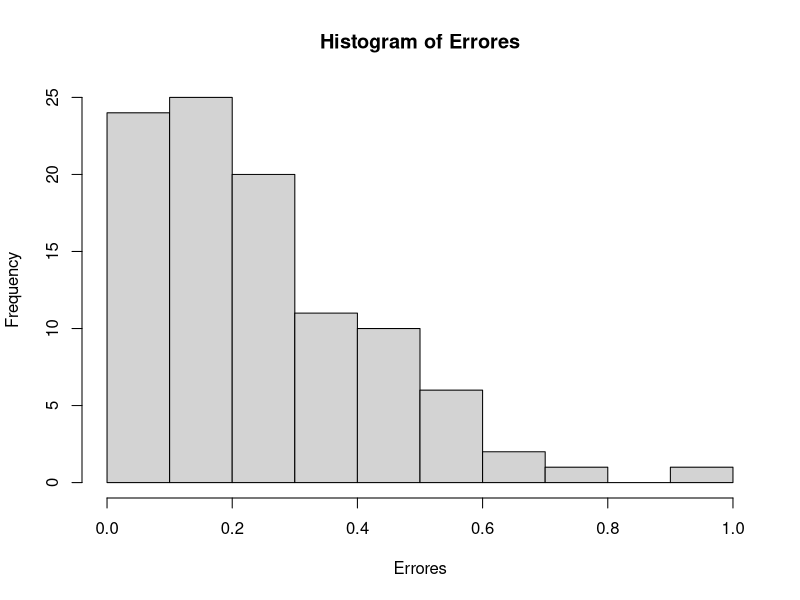
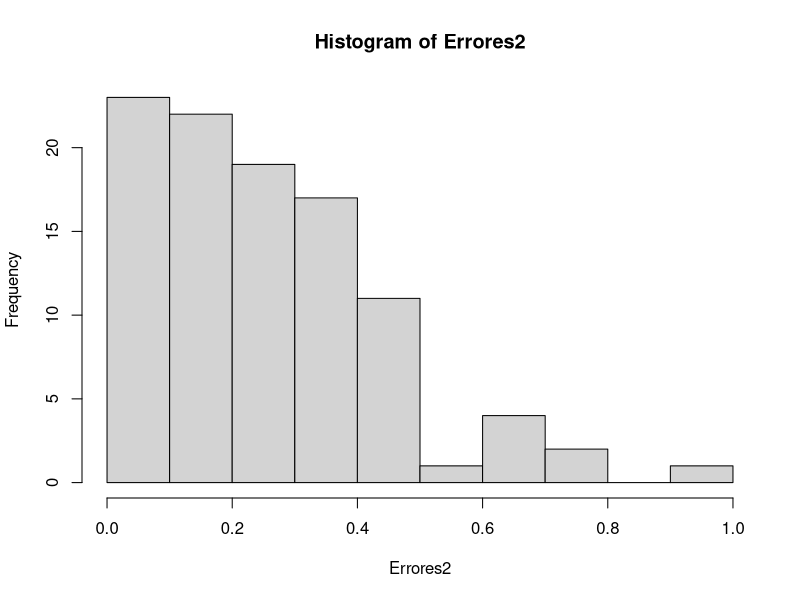
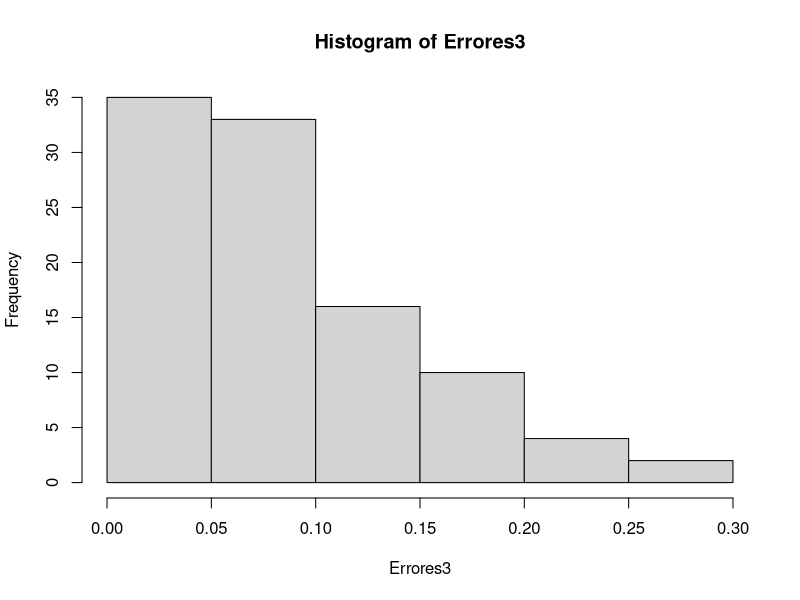

These charts were generated, in order, by the following R code: (Note: this script raises an error after producing the figures.)
#a)
MediaMuestral <- function(n){
  X <-  rexp(n,0.1)
  s <- 0
  for (i in 1:n) {
    s <- s + X[i]
  }
  Mn <- s*(1.0/n)
  return(Mn)
  
}
VectorErrores <- function(k,n,promTeo){
  #Retorna lista con k elementos de los errores relativos
  Err <- vector('numeric',k)
  for(i in 1:k){
    Mn <- MediaMuestral(n)
    Err[i] = abs(Mn-promTeo)
  }
  return(Err)
}

Mn <- MediaMuestral(10)



#Promedio de la exponencial
Ex <- 1/0.1
derr <- abs(Mn-Ex)/Ex

Errores <- vector('numeric',100)
for (i in 1:length(Errores)) {
  Mn <- MediaMuestral(10)
  Errores[i] <- abs(Mn-Ex)/Ex
}

qa <- quantile(Errores,seq(0.9,1,0.01))

#Percentil 95
p95 <- qa[6]
hist(Errores)

#b.1) 
Errores2 <- VectorErrores(100,1000,10)
qb1 <- quantile(Errores2,seq(0.95,0.96,0.01))
pb1 <- qb1[1]
hist(Errores2)

#b.2)
Errores3 <- VectorErrores(100,10000,10)
qb2 <- quantile(Errores3,seq(0.95,0.96,0.01))
pb2 <- qb2[1]
hist(Errores3)

#Respuesta comparando histogramas:
#Observe que entre más grande sea n (la cantidad de muestras) menor es el error relativo

#c)
Zn <- function(n,promTeo,sd){
  #promTeo y sd son de X
  Mn = MediaMuestral(n)
  Zn <- (Mn - promTeo)/(sd/(n**0.5))
  return(Zn)
}

Comparar <- function(n,I){
  #Retorna vector de diferencias entre percentil 60 y el percentil teorico 95 
  dif <- vector('numeric',I)
  for( i in 1:I){
    Errores <- VectorErrores(1000,n,0)
    qz <- quantile(ErroresZ,seq(0.6,0.7,0.1))
    p60 = qz[1]
    N <- rnorm(n,0,1)
    qN <- quantile(N,seq(0.95,0.96,0.001))
    p95 <- qN[1]
    dif[i] = abs(p60-p95)/p95
    
  }
  return(dif)
}

# I= 1
#a)
dif1 <- Comparar(10,1)

#b)
#n = 10
dif2 <- Comparar(10,100)
hist(dif2)
#n = 1000
dif3 <- Comparar(1000,100)
hist(dif3)
#n = 10000
dif4 <- Comparar(10000,100)
hist(dif4)

# Se estandarizó la variable X para luego comparar su percentil 60 con el 
# percentil 95(teorico) de una distribucion normal estandar
# Se observa que con n = 10, la aproximación de Zn al percentil teorico es muy malo. 
# Sin embargo, con n = 1000,10000 el los errores teóricos parecen tener una distribucion normal
# con promedio al rededor de 5,35.



